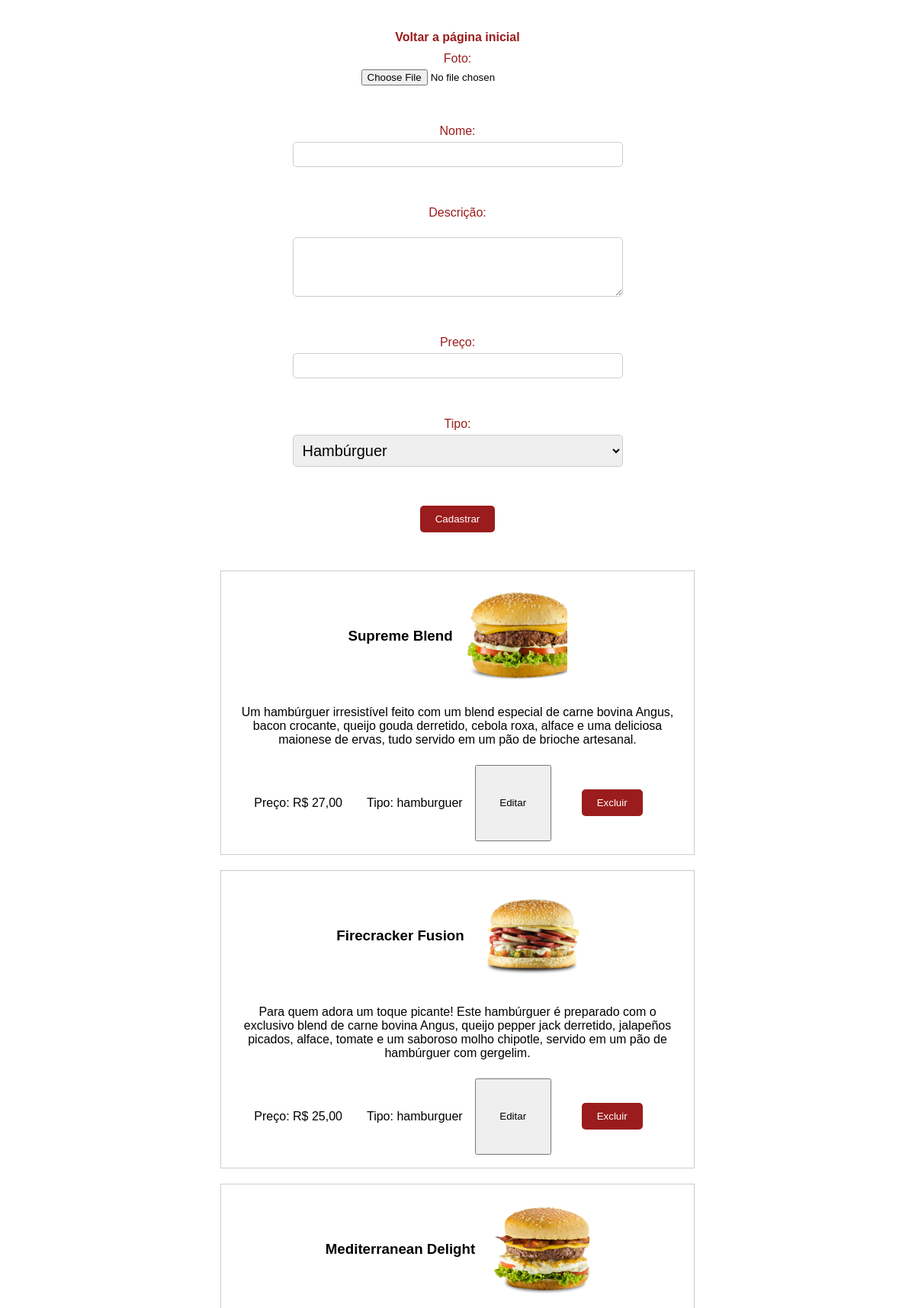
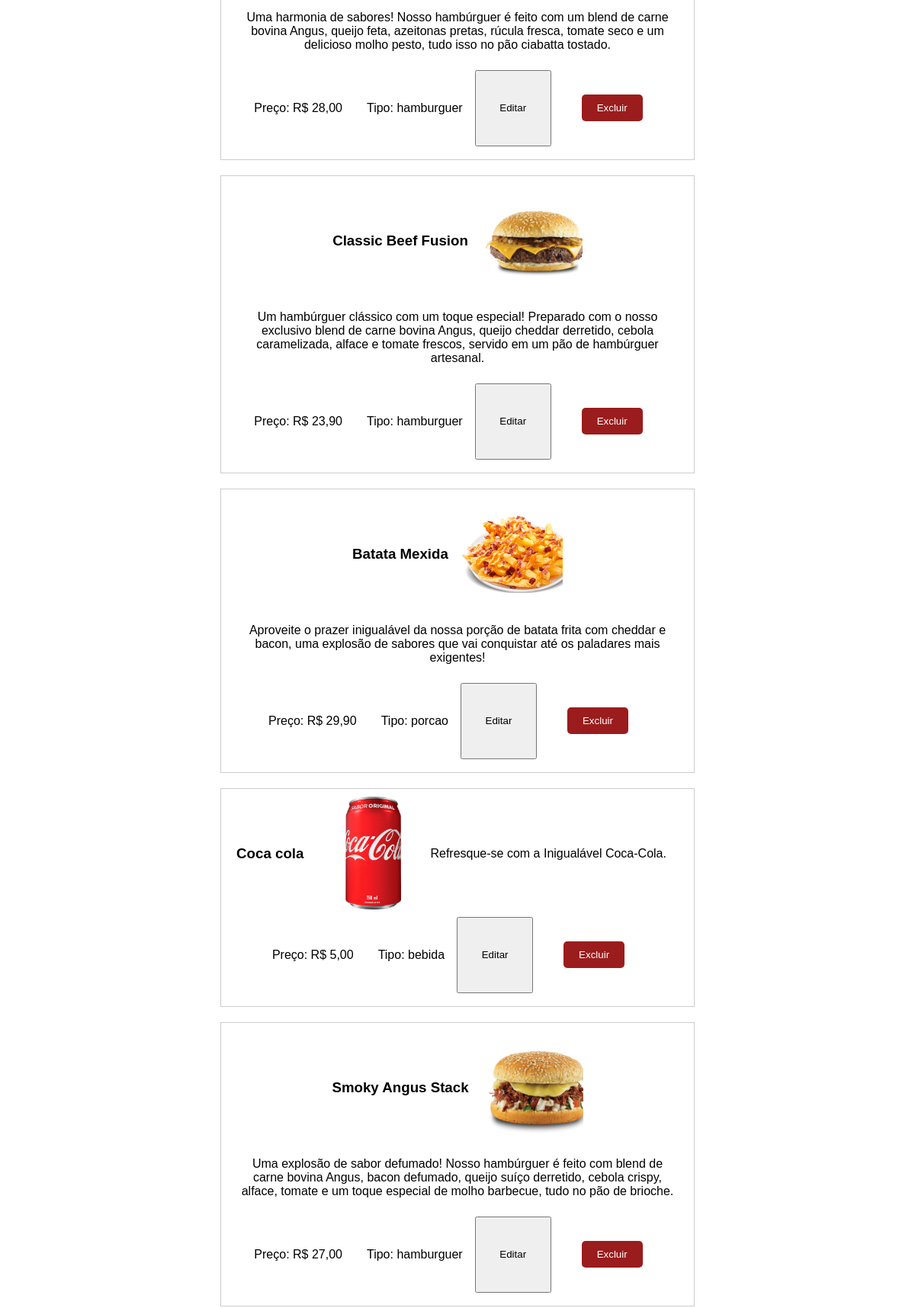
The app's page /ADM/cardapio.php (upper part) with its own data (2 pictures, top to bottom).
### tables this page shows
CREATE TABLE `consumiveis` (
  `id` int(11) NOT NULL,
  `foto` varchar(255) NOT NULL,
  `nome` varchar(100) NOT NULL,
  `descricao` text NOT NULL,
  `preco` decimal(10,2) NOT NULL,
  `tipo` varchar(20) NOT NULL
);

### ADM/cardapio.php (the view, shortened to what this page needs)
<!DOCTYPE html>
<html lang="en">
<head>
</head>
<body>
    <form action="processar_cadastro.php" method="post" enctype="multipart/form-data">
        <a href="indexadm.php">Voltar a página inicial</a>
        <label for="foto">Foto:</label>
        <input type="file" id="foto" name="foto" accept="image/*" required>
        <br><br>
        <label for="nome">Nome:</label>
        <input type="text" id="nome" name="nome" required>
        <br><br>
        <label for="descricao">Descrição:</label><br>
        <textarea id="descricao" name="descricao" rows="4" cols="50" required></textarea>
        <br><br>
        <label for="preco">Preço:</label>
        <input type="number" id="preco" name="preco" step="0.01" required>
        <br><br>
        <label for="tipo">Tipo:</label>
        <select id="tipo" name="tipo" required class="tipo">
            <option value="hamburguer">Hambúrguer</option>
        </select>
        <br><br>
        <input type="submit" value="Cadastrar">
    </form>
    <?php
    try {
        include "../conn.php";
        $conn->setAttribute(PDO::ATTR_ERRMODE, PDO::ERRMODE_EXCEPTION);
        $sql = "SELECT * FROM consumiveis";
        $result = $conn->query($sql);
        while ($row = $result->fetch(PDO::FETCH_ASSOC)) {
            echo '<div class="consumivel-item">';
            echo '<h3>' . $row['nome'] . '</h3>';
            echo '<div class="fotob">';
            echo '<img class="foto" src="fotos/' . $row['foto'] . '" alt="Imagem do Produto">';
            echo '</div>';
            echo '<p class="margin">' . $row['descricao'] . '</p>';
            echo '<p class="margin">Preço: R$ ' . number_format($row['preco'], 2, ',', '.') . '</p>';
            echo '<p class="margin">Tipo: ' . $row['tipo'] . '</p>';
            echo '<button onclick="showEditForm(' . $row['id'] . ')" class="btn">Editar</button>';
            echo '<form style="display: inline-block;" method="post" action="cardapio.php">';
            echo '<input type="submit" value="Excluir" onclick="return confirm(\'Tem certeza que deseja excluir este item?\')">';
            echo '</form>';
            echo '</div>';
        }
    } catch (PDOException $e) {
        echo "Erro: " . $e->getMessage();
    }
    ?>
</body>
</html>

### ADM/cardapio.php (style rules this page uses)
body { background-image: url('../imagens/parede-de-concreto.jpg'); background-size: cover; background-position: center; background-repeat: no-repeat; margin: 0; padding: 0; display: flex; justify-content: center; align-items: center; min-height: 100vh; font-family: Arial, sans-serif; flex-direction: column; position: relative; padding-bottom: 60px; }
form { background-color: rgba(255, 255, 255, 0.8); padding: 20px; border-radius: 10px; display: flex; flex-direction: column; align-items: center; margin: 20px; }
a { display: block; margin-bottom: 10px; color: #9b1c1c; text-decoration: none; font-weight: bold; }
label { display: block; margin-bottom: 5px; color: #9b1c1c; }
input[type="text"], input[type="number"], textarea, select { width: 100%; padding: 8px; margin-bottom: 15px; border-radius: 5px; border: 1px solid #ccc; box-sizing: border-box; }
input[type="file"] { margin-bottom: 15px; }
input[type="submit"] { padding: 10px 20px; background-color: #9b1c1c; color: white; border: none; border-radius: 5px; cursor: pointer; }
.consumivel-item { display: flex; text-align: center; align-items: center; justify-content: center; border: 1px solid #ccc; padding: 10px; margin-bottom: 20px; width: 80%; margin: 10px auto; max-width: 600px; flex-wrap: wrap; }
.btn { width: 100px; height: 100px; }
.foto { width: 20%; height: 100%; margin-inline: 1em; }
.margin { margin-inline: 1em; }
.fotob { width: 150px; height: 150px; overflow: hidden; }
.fotob img { width: 100%; height: 100%; object-fit: contain; }
.tipo { font-size: 20px; }

### records on screen
consumiveis: nome "Supreme Blend", foto (picture), descricao "Um hambúrguer irresistível feito com um blend especial de carne bovina Angus, bacon crocante, queijo gouda derretido, cebola roxa, alface e uma deliciosa maionese de ervas, tudo servido em um pão de brioche artesanal.", preco "27,00", tipo "hamburguer"
consumiveis: nome "Firecracker Fusion", foto (picture), descricao "Para quem adora um toque picante! Este hambúrguer é preparado com o exclusivo blend de carne bovina Angus, queijo pepper jack derretido, jalapeños picados, alface, tomate e um saboroso molho chipotle, servido em um pão de hambúrguer com gergelim.", preco "25,00", tipo "hamburguer"
consumiveis: nome "Mediterranean Delight", foto (picture), descricao "Uma harmonia de sabores! Nosso hambúrguer é feito com um blend de carne bovina Angus, queijo feta, azeitonas pretas, rúcula fresca, tomate seco e um delicioso molho pesto, tudo isso no pão ciabatta tostado.", preco "28,00", tipo "hamburguer"
consumiveis: nome "Classic Beef Fusion", foto (picture), descricao "Um hambúrguer clássico com um toque especial! Preparado com o nosso exclusivo blend de carne bovina Angus, queijo cheddar derretido, cebola caramelizada, alface e tomate frescos, servido em um pão de hambúrguer artesanal.", preco "23,90", tipo "hamburguer"
consumiveis: nome "Batata Mexida", foto (picture), descricao "Aproveite o prazer inigualável da nossa porção de batata frita com cheddar e bacon, uma explosão de sabores que vai conquistar até os paladares mais exigentes!", preco "29,90", tipo "porcao"
consumiveis: nome "Coca cola", foto (picture), descricao "Refresque-se com a Inigualável Coca-Cola.", preco "5,00", tipo "bebida"
consumiveis: nome "Smoky Angus Stack", foto (picture), descricao "Uma explosão de sabor defumado! Nosso hambúrguer é feito com blend de carne bovina Angus, bacon defumado, queijo suíço derretido, cebola crispy, alface, tomate e um toque especial de molho barbecue, tudo no pão de brioche.", preco "27,00", tipo "hamburguer"
